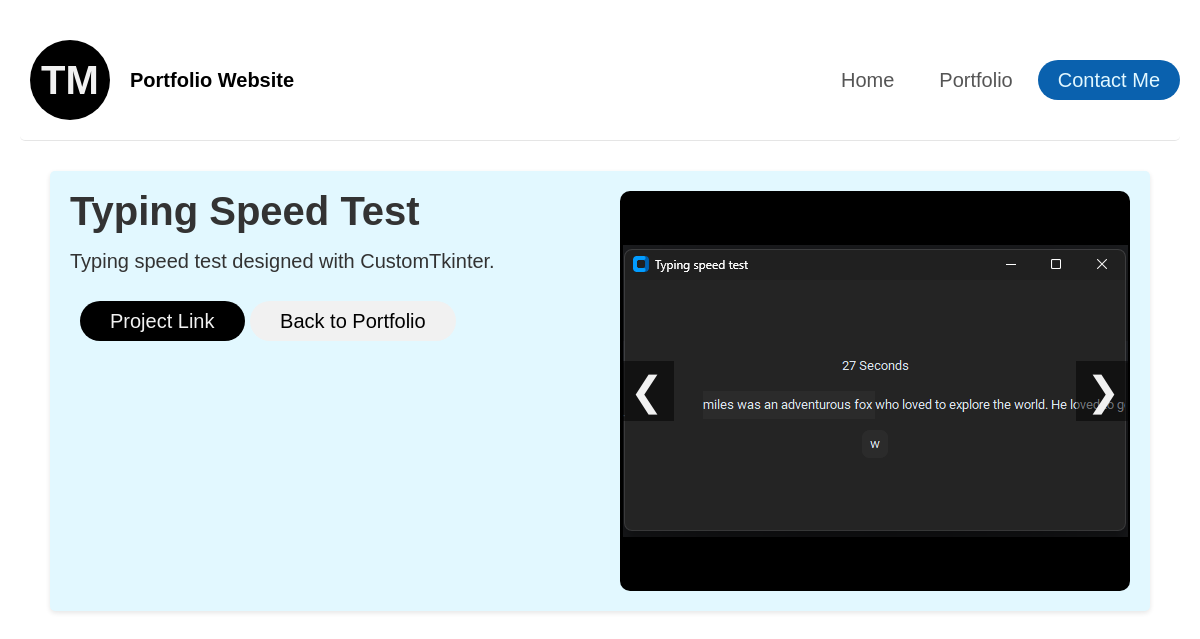
Screenshot of /project/2/ with the database file from the repository.
### main/models.py (models this page shows, shortened)
class Project(models.Model):
    title = models.CharField(max_length=250)
    description = models.TextField()
    tags = models.ManyToManyField(Tag, related_name="projects")
    link = models.URLField(max_length=200, blank=True)

class ProjectImage(models.Model):
    project = models.ForeignKey(Project, related_name="images", on_delete=models.CASCADE)
    image = models.ImageField(upload_to="project/images/")

### main/views.py (the view)
# urls.py: path("project/<int:id>/", views.project, name="project")
def project(request, id):
    project = get_object_or_404(Project, pk=id)
    return render(request, "project.html", {"project": project})

### main/templates/project.html (shortened to what this page needs)
{% extends 'base.html' %} {% load static %}  {% block extrahead %}
<link rel="stylesheet" href="{% static 'css/project.css' %} " />
{% endblock extrahead %} {% block content %}
<section class="project container">
    <div class="project-card">
        <div class="project-info">
            <h1>{{project.title}}</h1>
            <p>{{project.description}}</p>
            <div class="button-container big-screen">
                <a class="button black" href="{{project.link}}">Project Link</a>
                <a class="button white" href="{% url 'portfolio' %}"
                    >Back to Portfolio</a
                >
            </div>
        </div>
        <div class="carousel">
            <div class="carousel-images">
                {% for image in project.images.all %}
                <div class="carousel-item">
                    <img src="{{ image.image.url }}" alt="Project Image" />
                </div>
                {% endfor %}
            </div>
            <a class="carousel-control prev" onclick="moveSlide(-1)"
                >&#10094;</a
            >
            <a class="carousel-control next" onclick="moveSlide(1)">&#10095;</a>
        </div>
    </div>
</section>
{% endblock content %}

### main/static/css/base.css (style rules this page uses)
*, *::before, *::after { box-sizing: border-box; margin: 0; padding: 0; font-family: "Arial", sans-serif; font-size: 20px; }
:root { --base: #555; --base-100: #f1f1f1; --base-400: #555; --base-800: #000; --yellow: #ffda4b; --yellow-100: #fffbe6; --yellow-400: #ffda4b; --yellow-800: #8b6f00; --blue: #0a61ae; --blue-100: #e2f8ff; --blue-400: #61dafb; --blue-800: #0a61ae; }
body { font-family: "Segoe UI", Tahoma, Geneva, Verdana, sans-serif; line-height: 1; color: #333; padding: 20px; }

### rows the page displays
Project: title "Typing Speed Test", description "Typing speed test designed with CustomTkinter."
ProjectImage: image (picture)
